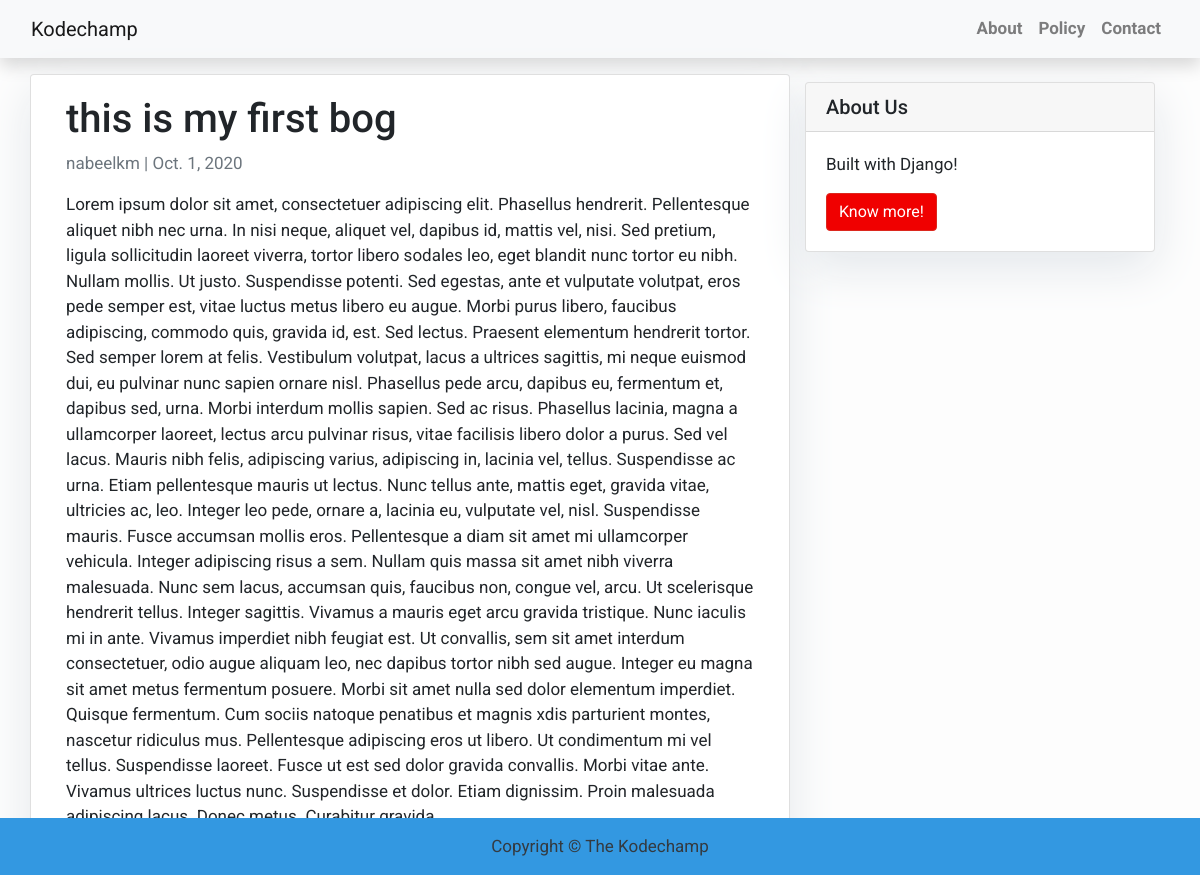
The page /first-blog/ on the database its author committed.
### blog/models.py (models this page shows, shortened)
class Post(models.Model):
    title = models.CharField(max_length=200,unique=True)
    slug = models.SlugField(max_length=200,unique=True)
    author = models.ForeignKey(User,on_delete=models.CASCADE,related_name='blog_posts')
    updated_on = models.DateField(auto_now=True)
    content = models.TextField()
    created_on = models.DateField(auto_now_add=True)
    status = models.IntegerField(choices=STATUS,default=0)
    class Meta:
        ordering = ['-created_on']

### blog/views.py (the view)
# urls.py: path('<slug:slug>/', PostDetail.as_view() , name = "post_detail"),
class PostDetail(DetailView):
    model = Post
    template_name = 'blog/post_detail.html'

### blog/templates/blog/post_detail.html
{% extends 'blog/base.html' %}
{% block content %}
<div class="container">
    <div class="row">
        <div class="col-md-8 card mb-4 mt-3 left top">
            <div class="card-body">
                <h1>{% block title %} {{ object.title }} {% endblock title %}</h1>
                <p class="text-muted"> {{ post.author }} | {{ post.created_on }} </p>
                <p class="card-text"> {{ object.content }}</p>
            </div>
        </div>
        {% block sidebar %} {% include 'blog/sidebar.html' %} {% endblock sidebar %}
    </div>
</div>
{% endblock content %}

### blog/templates/blog/base.html (style rules this page uses)
body { font-family: "Roboto", sans-serif; font-size: 17px; background-color: #fdfdfd; }

### blog/templates/blog/sidebar.html (style rules this page uses)
.card { box-shadow: 0 16px 48px #E3E7EB; }

### rows shown on the page
Post: title "this is my first bog", author "nabeelkm", created_on "Oct. 1, 2020", content "Lorem ipsum dolor sit amet, consectetuer adipiscing elit. Phasellus hendrerit. Pellentesque aliquet nibh nec urna. In nisi neque, aliquet vel, dapibus id, mattis vel, nisi. Sed pretium, ligula sollicitudin laoreet viverra, tortor libero sodales leo, eget blandit nunc tortor eu nibh. Nullam mollis. Ut justo. Suspendisse potenti. Sed egestas, ante et vulputate volutpat, eros pede semper est, vitae luctus metus libero eu augue. Morbi purus libero, faucibus adipiscing, commodo quis, gravida id, est. Sed lectus. Praesent elementum hendrerit tortor. Sed semper lorem at felis. Vestibulum volutpat, lacus a ultrices sagittis, mi neque euismod dui, eu pulvinar nunc sapien ornare nisl. Phasellus pede…"
